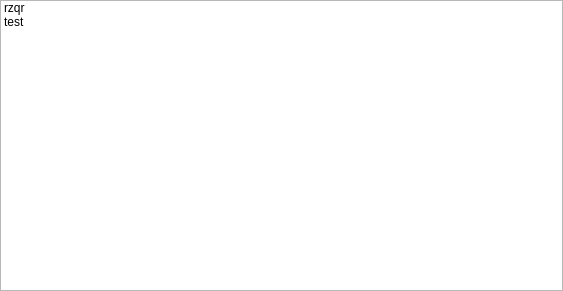
<?xml version="1.0" encoding="UTF-8"?>
<ui version="4.0">
 <class>NewAppletDialog</class>
 <widget class="QWidget" name="NewAppletDialog">
  <property name="geometry">
   <rect>
    <x>0</x>
    <y>0</y>
    <width>563</width>
    <height>291</height>
   </rect>
  </property>
  <property name="windowTitle">
   <string>Form</string>
  </property>
  <layout class="QVBoxLayout" name="verticalLayout">
   <property name="margin">
    <number>0</number>
   </property>
   <item>
    <widget class="KListWidget" name="klistwidget">
     <property name="iconSize">
      <size>
       <width>32</width>
       <height>32</height>
      </size>
     </property>
     <property name="viewMode">
      <enum>QListView::ListMode</enum>
     </property>
     <property name="uniformItemSizes">
      <bool>false</bool>
     </property>
     <property name="sortingEnabled">
      <bool>true</bool>
     </property>
     <item>
      <property name="text">
       <string>rzqr</string>
      </property>
     </item>
     <item>
      <property name="text">
       <string>test</string>
      </property>
     </item>
    </widget>
   </item>
  </layout>
 </widget>
 <customwidgets>
  <customwidget>
   <class>KListWidget</class>
   <extends>QListWidget</extends>
   <header>klistwidget.h</header>
  </customwidget>
 </customwidgets>
 <resources/>
 <connections/>
</ui>
